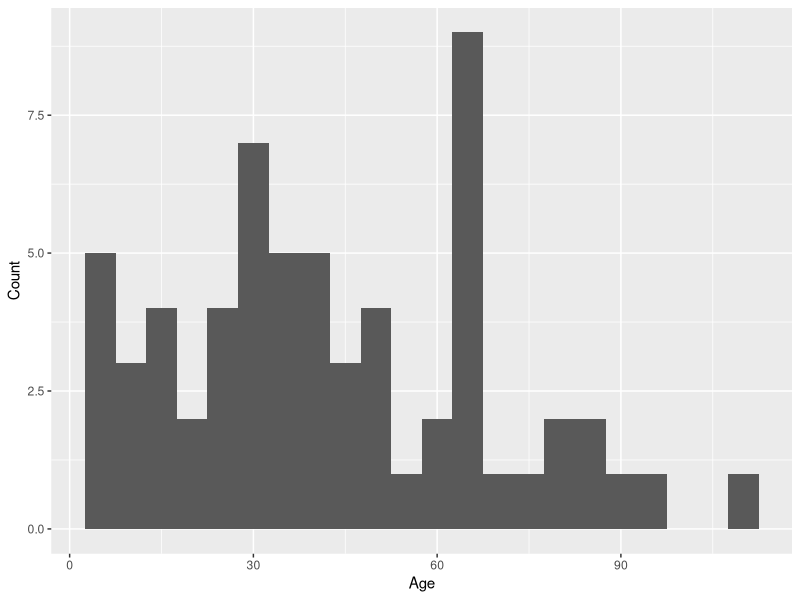
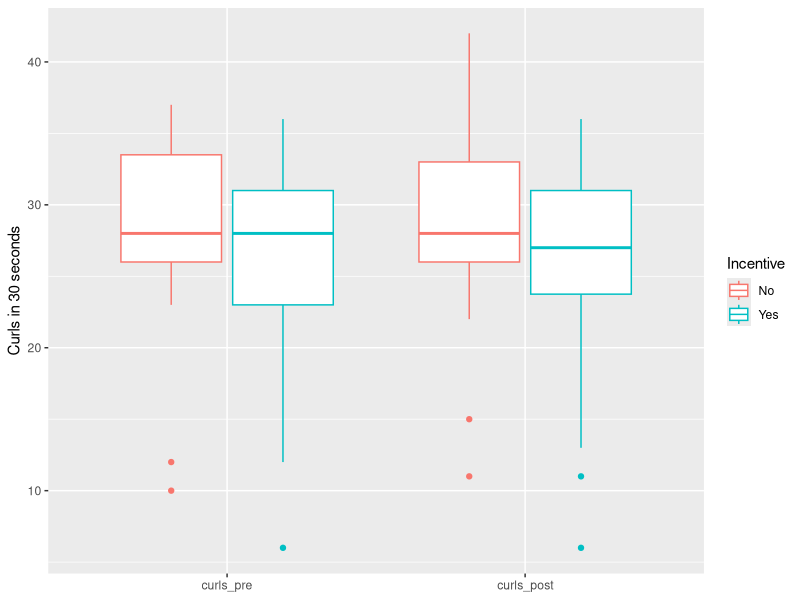
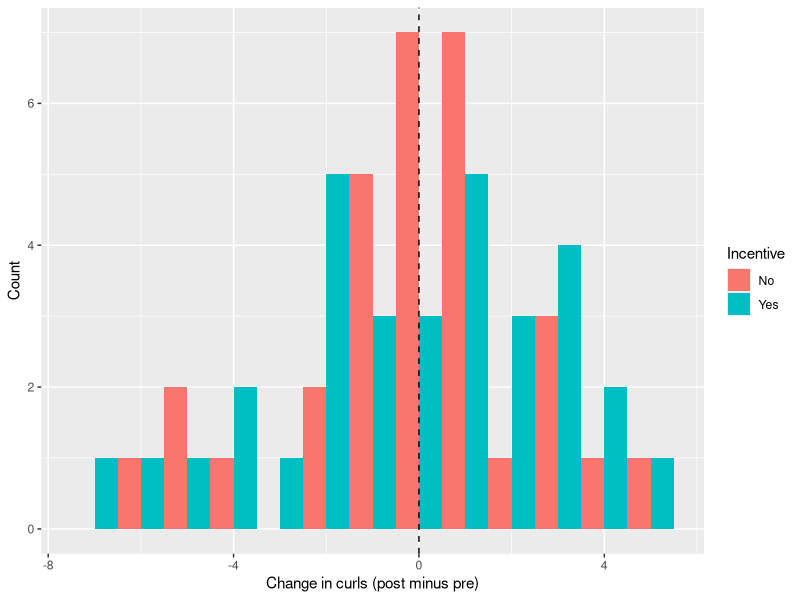
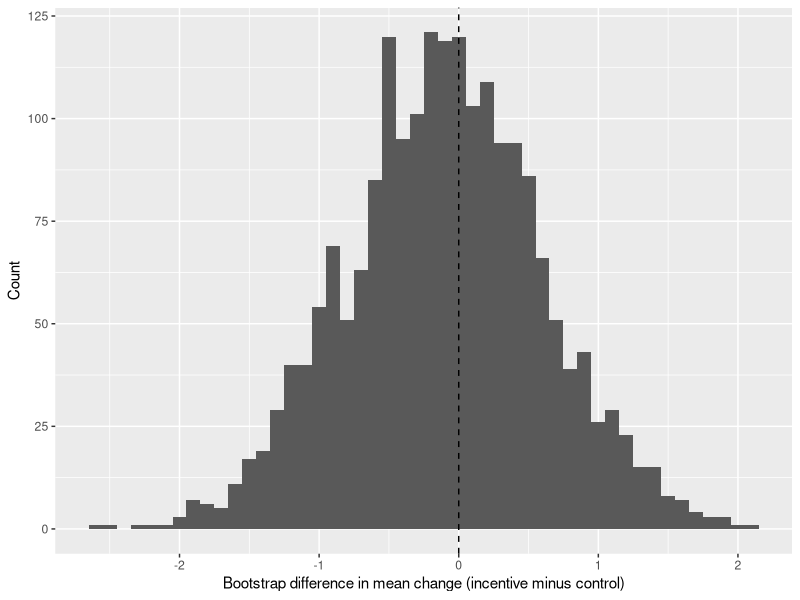

These charts were generated, in order, by the following R code:
## ---- chunk 1
library(tidyverse)
library(rsample)

# TODO: Include any other packages you need
## ---- chunk 2
df_raw <- read_csv("./data/c10_combined.csv")

df_c10 <-
  df_raw %>%
  rename(
    person = `Person #`,
    house = `House #`,
    sex = Sex,
    age = Age,
    job = Job,
    income = Income,
    household_income = `Sum of everyone's census income at the same house number (master column B). Children and others with no income add 0. Household income`,
    married = Married,
    children = Children,
    curls_pre = `Curls 1`,
    curls_post = `Curls 2`,
    incentive = Incentive
  ) %>%
  mutate(change = curls_post - curls_pre)

df_c10 %>% glimpse()
## ---- chunk 3
df_c10 %>%
  ggplot(aes(age)) +
  geom_histogram(binwidth = 5) +
  labs(x = "Age", y = "Count")

df_c10 %>%
  mutate(age_group = cut(age, c(0, 18, 65, 120),
                         labels = c("under 18", "18 to 65", "over 65"))) %>%
  group_by(age_group) %>%
  summarize(
    n = n(),
    mean_curls_pre = round(mean(curls_pre), 1),
    mean_change = round(mean(change), 2)
  )
## ---- chunk 4
df_c10 %>%
  group_by(incentive) %>%
  summarize(
    n = n(),
    pct_female = round(100 * mean(sex == "female")),
    mean_age = round(mean(age), 1),
    mean_curls_pre = round(mean(curls_pre), 1)
  )
## ---- chunk 5
df_c10 %>%
  pivot_longer(
    cols = c(curls_pre, curls_post),
    names_to = "timing",
    values_to = "curls"
  ) %>%
  mutate(timing = fct_relevel(timing, "curls_pre")) %>%
  ggplot(aes(timing, curls, color = incentive)) +
  geom_boxplot() +
  labs(x = NULL, y = "Curls in 30 seconds", color = "Incentive")

df_c10 %>%
  ggplot(aes(change, fill = incentive)) +
  geom_histogram(binwidth = 1, position = "dodge") +
  geom_vline(xintercept = 0, linetype = "dashed") +
  labs(x = "Change in curls (post minus pre)", y = "Count", fill = "Incentive")

df_c10 %>%
  group_by(incentive) %>%
  summarize(
    n = n(),
    mean_pre = round(mean(curls_pre), 1),
    mean_post = round(mean(curls_post), 1),
    mean_change = round(mean(change), 2),
    sd_change = round(sd(change), 2)
  )
## ---- chunk 6
df_c10 %>%
  group_by(sex, incentive) %>%
  summarize(n = n(), mean_change = round(mean(change), 2), .groups = "drop")
## ---- chunk 7
df_c10 %>%
  group_by(incentive) %>%
  summarize(
    n = n(),
    mean_change = round(mean(change), 2),
    sd_change = round(sd(change), 2)
  )
## ---- chunk 8
set.seed(101)

df_interval <-
  df_c10 %>%
  bootstraps(times = 2000) %>%
  mutate(
    diff = map_dbl(
      splits,
      function(split_df) {
        a <- analysis(split_df)
        mean(a$change[a$incentive == "Yes"]) - mean(a$change[a$incentive == "No"])
      }
    )
  )

df_interval %>%
  summarize(
    estimate = mean(df_c10$change[df_c10$incentive == "Yes"]) -
               mean(df_c10$change[df_c10$incentive == "No"]),
    lo = quantile(diff, 0.025, na.rm = TRUE),
    hi = quantile(diff, 0.975, na.rm = TRUE)
  )
## ---- chunk 9
df_interval %>%
  ggplot(aes(diff)) +
  geom_histogram(binwidth = 0.1) +
  geom_vline(xintercept = 0, linetype = "dashed") +
  labs(
    x = "Bootstrap difference in mean change (incentive minus control)",
    y = "Count"
  )
